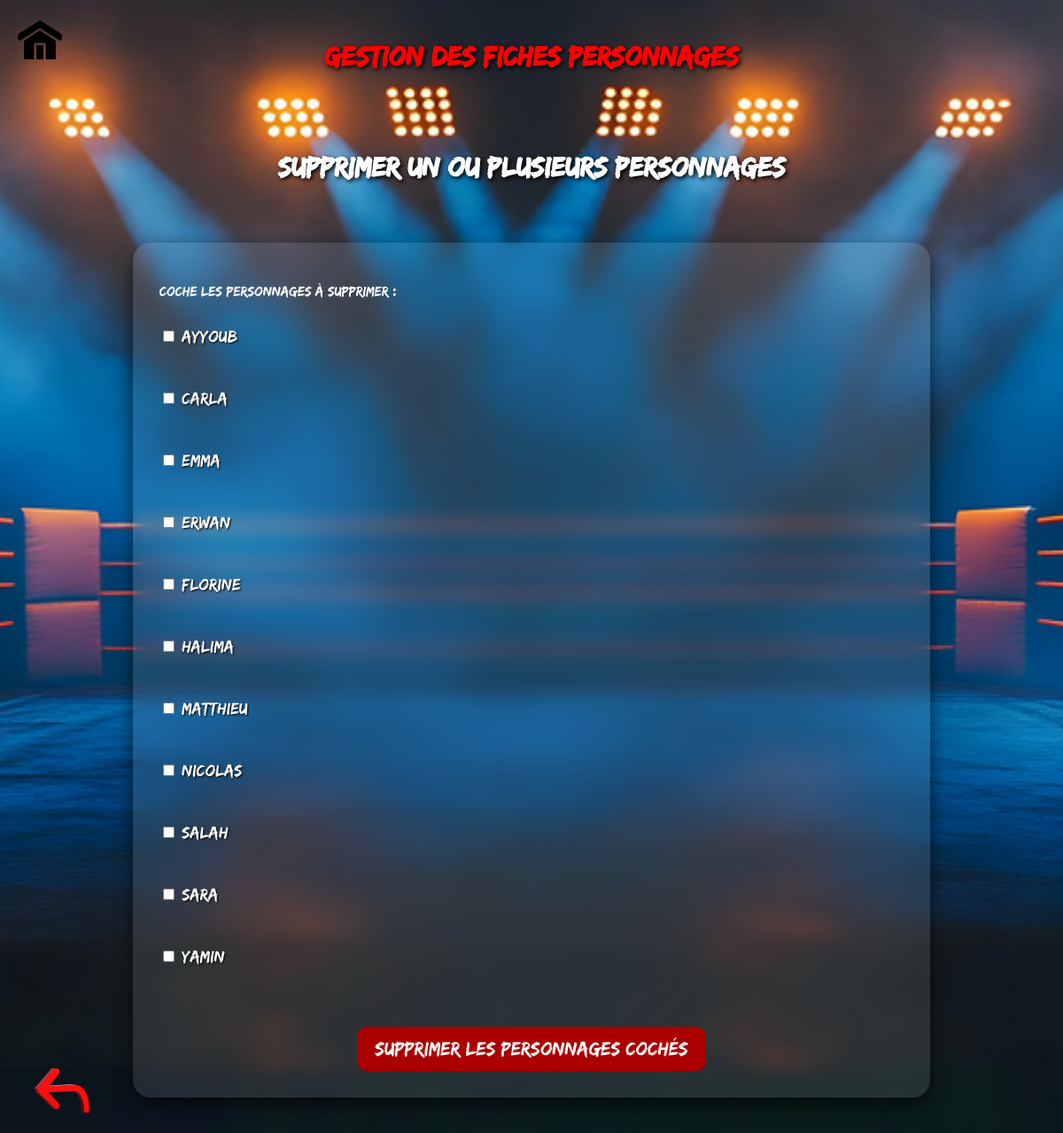
/page/formulaire5.php, run on the app's committed database.
### tables this page shows
CREATE TABLE IF NOT EXISTS `persos` (
  `id` int NOT NULL AUTO_INCREMENT,
  `prenom` varchar(10) NOT NULL,
  PRIMARY KEY (`id`)
);

### page/formulaire5.php (the view, shortened to what this page needs)
<h1>Gestion des fiches personnages</h1>
<h2>Supprimer un ou plusieurs personnages</h2>
<form method="POST" action="/vs/page/traitement5.php" class="fiche-form">
  <div class="form-colonne">
    <p>Coche les personnages à supprimer :</p>
    <?php
    $pdo = new PDO("mysql:host=localhost;dbname=vs2;charset=utf8mb4", "root", "");
    $stmt = $pdo->query("SELECT prenom FROM persos ORDER BY prenom");
    while ($row = $stmt->fetch(PDO::FETCH_ASSOC)) {
        $prenom = htmlspecialchars($row['prenom']);
        echo "<label><input type='checkbox' name='personnages[]' value=\"$prenom\"> $prenom</label><br>";
    }
    ?>
    <button type="submit" class="submit-button" style="background-color:#a00; margin-top:20px;">
      Supprimer les personnages cochés
    </button>
  </div>
</form>
<a href="javascript:history.back()" class="btn-retour">
</a>
<a href="/vs/page/menu.php" class="btn-accueil">
</a>
<a href="javascript:history.back()" class="btn-retour">
    <img src="/vs/img/return.png" alt="Bouton retour" />
</a>
<a href="/vs/index.php?action=menu" class="btn-accueil">
  <img src="/vs/img/home.png" alt="Accueil" />
</a>

### page/formulaire5.php (style rules this page uses)
h1 { color: red; text-shadow: 2px 2px 5px black; font-size: 2em; text-align: center; }
h2 { color: white; text-shadow: 2px 2px 5px black; font-size: 2em; text-align: center; }
.fiche-form { display: flex; flex-wrap: wrap; gap: 30px; background: rgba(255,255,255,0.1); backdrop-filter: blur(10px); padding: 30px; border-radius: 20px; box-shadow: 0 8px 20px rgba(0,0,0,0.6); color: white; max-width: 900px; width: 100%; box-sizing: border-box; }
.form-colonne { flex: 1; display: flex; flex-direction: column; gap: 15px; min-width: 300px; }
.fiche-form label { font-size: 1.2em; color: white; text-shadow: 1px 1px 2px black; }
.submit-button { background-color: #333; color: white; font-size: 1.4em; padding: 12px 20px; border: none; border-radius: 12px; cursor: pointer; margin-top: 20px; transition: background-color 0.3s ease; align-self: center; font-family: 'Edo SZ', cursive; }
.btn-retour { position: fixed; bottom: 20px; left: 20px; z-index: 1000; cursor: pointer; display: inline-block; width: 50px; height: auto; }
.btn-retour img { width: 200%; height: auto; display: block; }
.btn-accueil { position: fixed; top: 20px; left: 20px; z-index: 1000; cursor: pointer; display: inline-block; width: 50px; height: auto; }
.btn-accueil img { width: 100%; height: auto; display: block; }

### data on the page
persos: prenom "Ayyoub"
persos: prenom "Carla"
persos: prenom "Emma"
persos: prenom "Erwan"
persos: prenom "Florine"
persos: prenom "Halima"
persos: prenom "Matthieu"
persos: prenom "Nicolas"
persos: prenom "Salah"
persos: prenom "Sara"
persos: prenom "Yamin"
